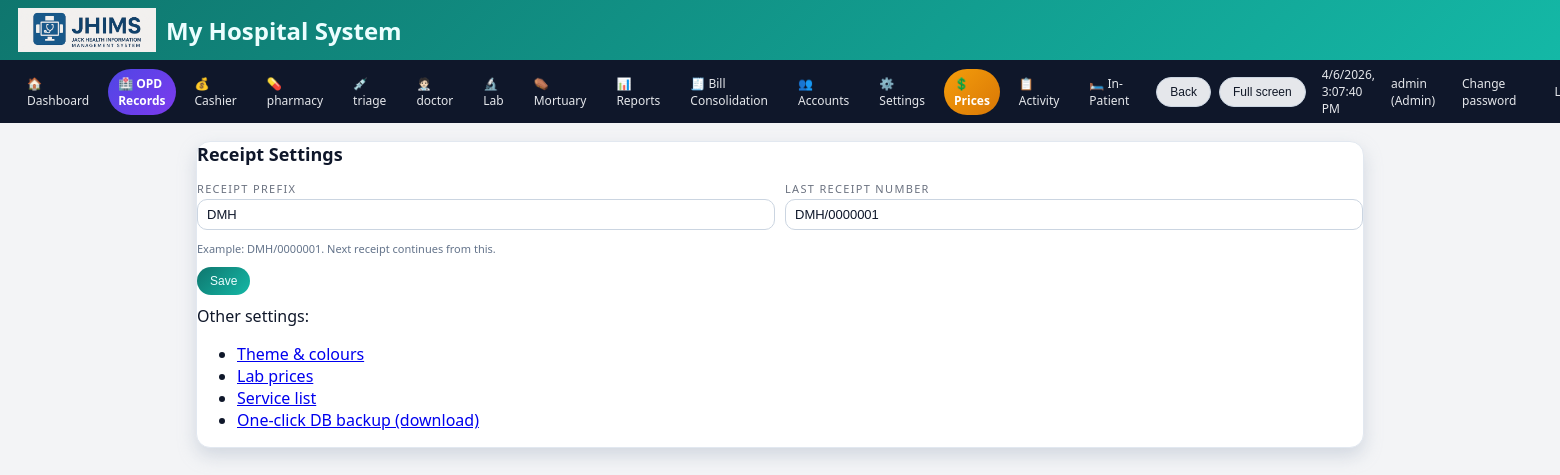
The app's page /settings/receipt (signed in), older data.
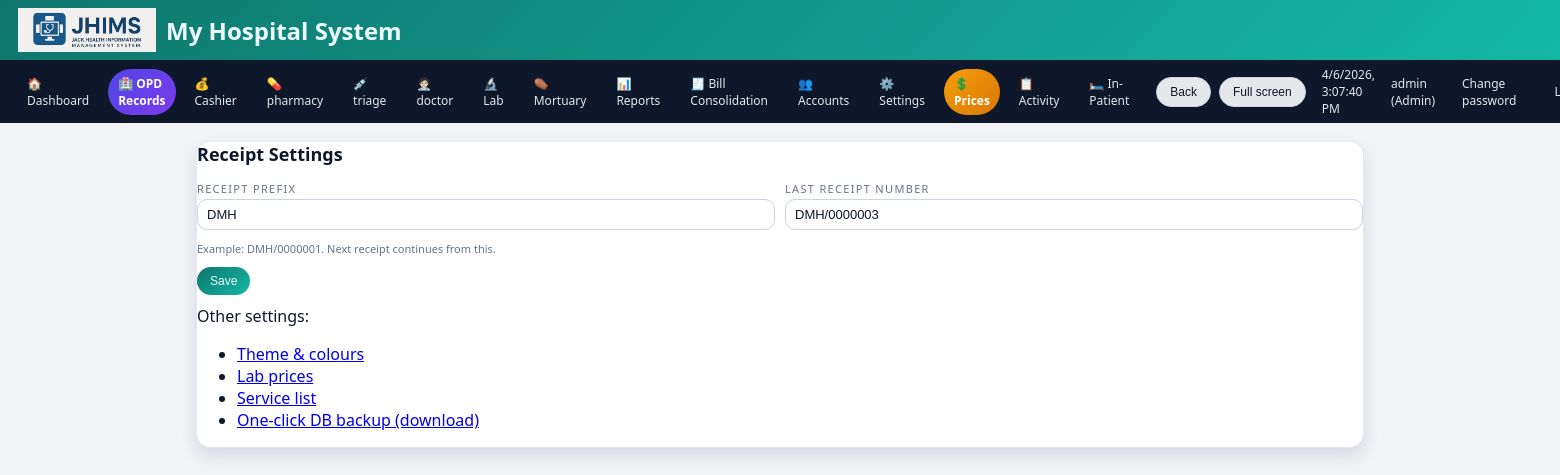
The same page, newer data.
### tables this page shows
CREATE TABLE meta(key TEXT PRIMARY KEY, value TEXT);

### app.py (the view, shortened to what this page needs)
@app.route("/settings/receipt", methods=["GET", "POST"])
@login_required(role="Admin")
def settings_receipt():
    prefix = get_receipt_prefix()
    last = get_meta("receipt_last", prefix + "/0000000")
    return render_template("settings_receipt.html", prefix=prefix, last=last)

### app.py (called while the page is built)
def get_db():
    conn = sqlite3.connect(DB_PATH)
    conn.row_factory = sqlite3.Row
    return conn

@app.context_processor
def inject_hospital():
    return dict(hospital=get_hospital())

def get_meta(key, default=None):
    conn = get_db()
    c = conn.cursor()
    c.execute("SELECT value FROM meta WHERE key=?", (key,))
    row = c.fetchone()
    conn.close()
    return row["value"] if row else default

def get_receipt_prefix():
    return get_meta("receipt_prefix", DEFAULT_RECEIPT_PREFIX) or DEFAULT_RECEIPT_PREFIX

def get_hospital():
    conn = get_db()
    c = conn.cursor()
    c.execute("SELECT * FROM hospital_settings LIMIT 1")
    data = c.fetchone()
    conn.close()
    return data

def login_required(role=None):
    def deco(f):
        @wraps(f)
        def wrapper(*args, **kwargs):
            if "user" not in session:
                return redirect(url_for("login"))
            if role and session.get("role") not in (role, "Admin"):
                flash("Access denied for your role.", "danger")
                return redirect(url_for("dashboard"))
            return f(*args, **kwargs)
        return wrapper
    return deco

### templates/settings_receipt.html
{% extends "base.html" %}
{% block content %}
<div class="card">
  <h2>Receipt Settings</h2>
  <form method="post">
    <div class="row">
      <div class="col"><label>Receipt prefix</label><input type="text" name="prefix" value="{{ prefix }}"></div>
      <div class="col"><label>Last receipt number</label><input type="text" name="last" value="{{ last }}"></div>
    </div>
    <p style="font-size:11px;color:#64748b;">Example: DMH/0000001. Next receipt continues from this.</p>
    <button class="btn btn-primary" type="submit">Save</button>
  </form>
  <p style="margin-top:10px;">Other settings:</p>
  <ul>
    <li><a href="{{ url_for('settings_theme') }}">Theme & colours</a></li>
    <li><a href="{{ url_for('settings_lab_prices') }}">Lab prices</a></li>
    <li><a href="{{ url_for('settings_services') }}">Service list</a></li>
    <li><a href="{{ url_for('admin_backup') }}">One-click DB backup (download)</a></li>
  </ul>
</div>
{% endblock %}

Row changes from the older to the newer data that the page shows:
changed meta: last "DMH/0000001" → "DMH/0000003"
